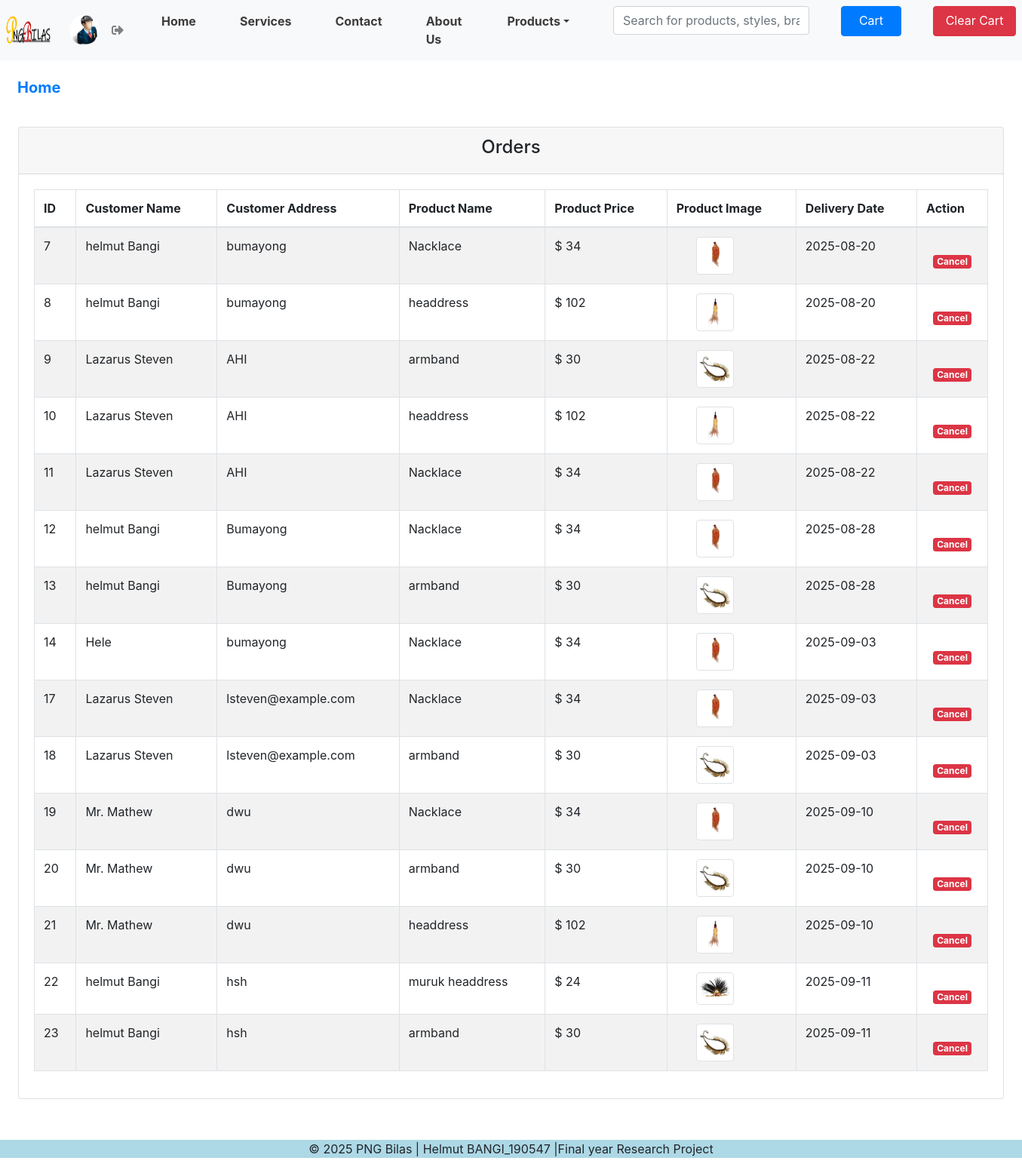
Page /User/Index/vieworder.php on the committed database.
### tables this page shows
CREATE TABLE `ordered` (
  `ID` int(10) NOT NULL,
  `customer_name` varchar(20) NOT NULL,
  `customer_mail` varchar(50) NOT NULL,
  `customer_address` varchar(100) NOT NULL,
  `product_name` varchar(30) NOT NULL,
  `product_price` int(20) NOT NULL,
  `product_image` varchar(100) NOT NULL,
  `status` varchar(20) NOT NULL DEFAULT 'ordered',
  `Delivery_Date` date NOT NULL DEFAULT current_timestamp()
);

### User/Index/vieworder.php (the view, shortened to what this page needs)
<?php
include 'include/header.php';
include 'include/navbar.php';
?>
<div class="container-fluid body-area mt-1">
  <div class="row mt-3">
    <div class="col-md-12 col-sm-12">
      <h5 class="pt-2 ml-2"><a href="/E-Commerce/ecom/User/Index/index.php"
          style="text-decoration: none; font-weight: bold;">Home</a>
      </h5>
    </div>
  </div>
  <div class="row">
    <div class="col-md-12 col-sm-12 view-area mt-2 p-4">
      <div class="card">
        <div class="card-header">
          <h4 class="text-center">Orders</h4>
        </div>
        <div class="card-body">
          <table id="dtBasicExample"
            class="table table-responsive table-striped table-bordered  w-100 d-block d-md-table" cellspacing="0"
            width="100%">
            <thead>
              <th class="th-sm">ID
              </th>
              <th class="th-sm">Customer Name
              </th>
              <th class="th-sm">Customer Address
              </th>
              <th class="th-sm">Product Name
              </th>
              <th class="th-sm">Product Price
              </th>
              <th class="th-sm">Product Image
              </th>
              <th class="th-sm">Delivery Date
              </th>
              <th class="th-sm">Action
              </th>
            </thead>
            <tbody>
              <?php
            include 'Sql/config.php';
            ?>
              <?php
            $sql = "SELECT * FROM ordered";
            $table = mysqli_query($conn, $sql);
            if(mysqli_num_rows($table)>0){
                while ($row = mysqli_fetch_array($table)) {
                 ?>
              <tr>
                <td>
                  <?php echo $row['ID'];?>
                </td>
                <td>
                  <?php echo $row['customer_name'];?>
                </td>
                <td>
                  <?php echo $row['customer_address'];?>
                </td>
                <td>
                  <?php echo $row['product_name'];?>
                </td>
                <td>
                  $
                  <?php echo $row['product_price'];?>
                </td>
                <td style="text-align:center;">
                  <img src="img/uploads/<?php echo $row['product_image'];?>"
                    class="img-thumbnail mr-5 ml-1"
                    height="50px"
                    width="50px"
                    id="pimg">
                </td>
                <td>
                  <?php echo $row['Delivery_Date'];?>
                </td>
                <td style="text-align: center;">
                  <a href="Sql/delorder.php?id=<?php echo $row['ID'];?>" class="badge badge-danger mt-4">Cancel</a>
                </td>
              </tr>
              <?php
                            }
                          }
                          ?>
            </tbody>
          </table>
        </div>
      </div>
    </div>
  </div>
</div>
<?php
include 'include/footer.php';
?>

### User/Index/Product/css/style.css (style rules this page uses)
* { margin:0; box-sizing: border-box; padding: 0; text-decoration: none; }
html { scroll-behavior: smooth; }
.card { margin-bottom: 30px; }

### rows in the picture
ordered: ID "7", customer_name "helmut Bangi", customer_address "bumayong", product_name "Nacklace", product_price "34", product_image (picture), Delivery_Date "2025-08-20"
ordered: ID "8", customer_name "helmut Bangi", customer_address "bumayong", product_name "headdress", product_price "102", product_image (picture), Delivery_Date "2025-08-20"
ordered: ID "9", customer_name "Lazarus Steven", customer_address "AHI", product_name "armband", product_price "30", product_image (picture), Delivery_Date "2025-08-22"
ordered: ID "10", customer_name "Lazarus Steven", customer_address "AHI", product_name "headdress", product_price "102", product_image (picture), Delivery_Date "2025-08-22"
ordered: ID "11", customer_name "Lazarus Steven", customer_address "AHI", product_name "Nacklace", product_price "34", product_image (picture), Delivery_Date "2025-08-22"
ordered: ID "12", customer_name "helmut Bangi", customer_address "Bumayong", product_name "Nacklace", product_price "34", product_image (picture), Delivery_Date "2025-08-28"
ordered: ID "13", customer_name "helmut Bangi", customer_address "Bumayong", product_name "armband", product_price "30", product_image (picture), Delivery_Date "2025-08-28"
ordered: ID "14", customer_name "Hele", customer_address "bumayong", product_name "Nacklace", product_price "34", product_image (picture), Delivery_Date "2025-09-03"
ordered: ID "17", customer_name "Lazarus Steven", customer_address "lsteven@example.com", product_name "Nacklace", product_price "34", product_image (picture), Delivery_Date "2025-09-03"
ordered: ID "18", customer_name "Lazarus Steven", customer_address "lsteven@example.com", product_name "armband", product_price "30", product_image (picture), Delivery_Date "2025-09-03"
ordered: ID "19", customer_name "Mr. Mathew", customer_address "dwu", product_name "Nacklace", product_price "34", product_image (picture), Delivery_Date "2025-09-10"
ordered: ID "20", customer_name "Mr. Mathew", customer_address "dwu", product_name "armband", product_price "30", product_image (picture), Delivery_Date "2025-09-10"
ordered: ID "21", customer_name "Mr. Mathew", customer_address "dwu", product_name "headdress", product_price "102", product_image (picture), Delivery_Date "2025-09-10"
ordered: ID "22", customer_name "helmut Bangi", customer_address "hsh", product_name "muruk headdress", product_price "24", product_image (picture), Delivery_Date "2025-09-11"
ordered: ID "23", customer_name "helmut Bangi", customer_address "hsh", product_name "armband", product_price "30", product_image (picture), Delivery_Date "2025-09-11"
